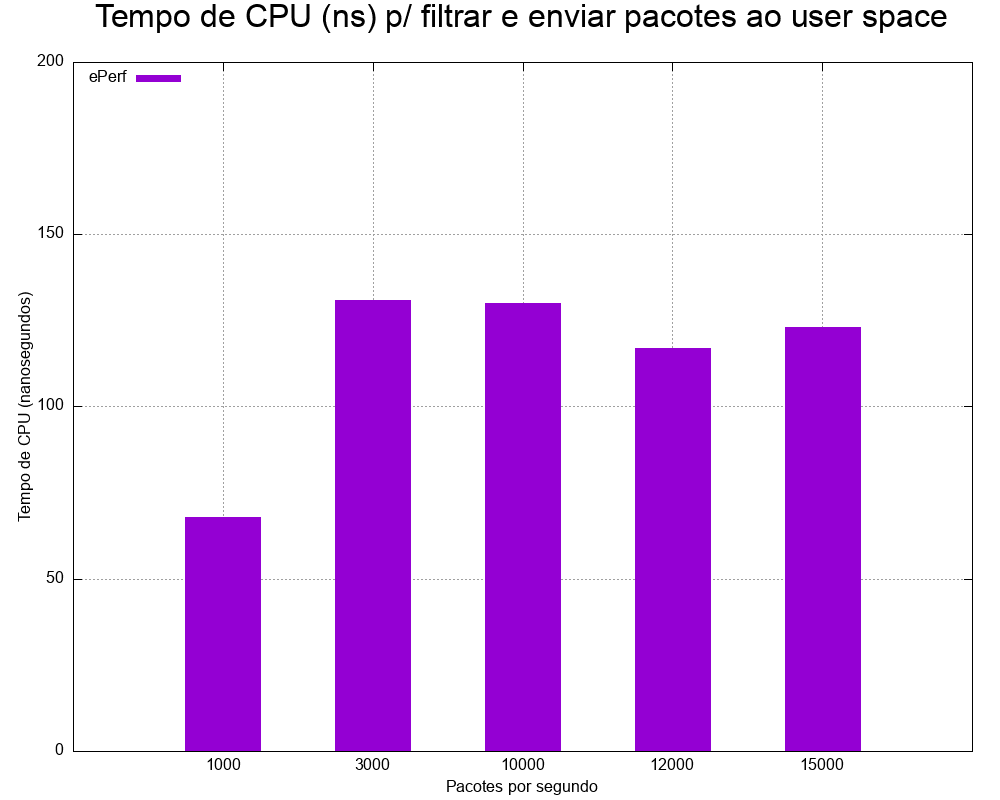

The gnuplot source for this figure:
# Título do gráfico e tamanho de fonte
set title "Tempo de CPU (ns) p/ filtrar e enviar pacotes ao user space" font ", 24"

# Como nosso arquivo é separado por vírgulas temos que dizer isso ao GNU Plot
set datafile separator ","

# Vamos colocar a legenda no lado esquerdo do gráfico
set key left

# Adiciona linhas guias (um grid) para ajudar esteticamente na visualização
set grid

# Qual será o formato de saída e sua resolução
set terminal 'png' size 1000,800

# Define o nome do arquivo de saída
set output 'cpu_blocks.png'



# Configura que os dados serão representados por histogramas
set style data histogram

# Define que para o histograma iremos usar agrupamentos espaçados por 3 unidades
set style histogram cluster gap 2

# Diz ao GNU Plot para preencher as barras com uma cor sólida
set style fill solid

# Define a largura das barras
set boxwidth 1.5

# Rótulo do eixo Y e seu espaçamento
set ylabel "Tempo de CPU (nanosegundos)" offset 1.5,0

# Configura o menor e maior valor a ser dimensionado o eixo Y
set yrange [0:200]

# Configura o rótulo do eixo X
set xlabel "Pacotes por segundo"


# Instrui a leitura do arquivo de entrada
plot 'cpu_blocks.log' using 2:xtic(1) title "ePerf"